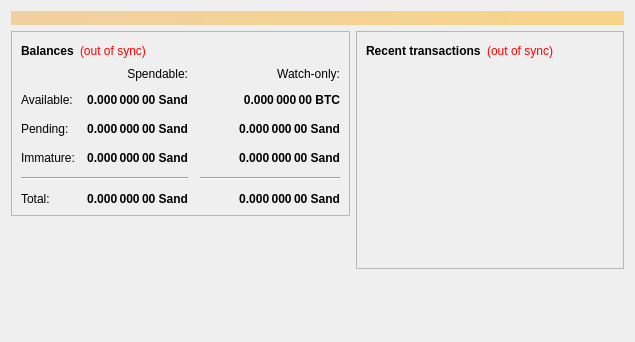
<?xml version="1.0" encoding="UTF-8"?>
<ui version="4.0">
 <class>OverviewPage</class>
 <widget class="QWidget" name="OverviewPage">
  <property name="geometry">
   <rect>
    <x>0</x>
    <y>0</y>
    <width>635</width>
    <height>342</height>
   </rect>
  </property>
  <property name="windowTitle">
   <string>Form</string>
  </property>
  <layout class="QVBoxLayout" name="topLayout">
   <item>
    <widget class="QLabel" name="labelAlerts">
     <property name="visible">
      <bool>false</bool>
     </property>
     <property name="styleSheet">
      <string notr="true">background-color: qlineargradient(x1: 0, y1: 0, x2: 1, y2: 0, stop:0 #F0D0A0, stop:1 #F8D488); color:#000000;</string>
     </property>
     <property name="wordWrap">
      <bool>true</bool>
     </property>
     <property name="margin">
      <number>3</number>
     </property>
    </widget>
   </item>
   <item>
    <layout class="QHBoxLayout" name="horizontalLayout" stretch="1,1">
     <item>
      <layout class="QVBoxLayout" name="verticalLayout_2">
       <item>
        <widget class="QFrame" name="frame">
         <property name="frameShape">
          <enum>QFrame::StyledPanel</enum>
         </property>
         <property name="frameShadow">
          <enum>QFrame::Raised</enum>
         </property>
         <layout class="QVBoxLayout" name="verticalLayout_4">
          <item>
           <layout class="QHBoxLayout" name="horizontalLayout_4">
            <item>
             <widget class="QLabel" name="label_5">
              <property name="font">
               <font>
                <weight>75</weight>
                <bold>true</bold>
               </font>
              </property>
              <property name="text">
               <string>Balances</string>
              </property>
             </widget>
            </item>
            <item>
             <widget class="QLabel" name="labelWalletStatus">
              <property name="cursor">
               <cursorShape>WhatsThisCursor</cursorShape>
              </property>
              <property name="toolTip">
               <string>The displayed information may be out of date. Your wallet automatically synchronizes with the Sanddollar network after a connection is established, but this process has not completed yet.</string>
              </property>
              <property name="styleSheet">
               <string notr="true">QLabel { color: red; }</string>
              </property>
              <property name="text">
               <string notr="true">(out of sync)</string>
              </property>
              <property name="alignment">
               <set>Qt::AlignLeading|Qt::AlignLeft|Qt::AlignVCenter</set>
              </property>
             </widget>
            </item>
            <item>
             <spacer name="horizontalSpacer_3">
              <property name="orientation">
               <enum>Qt::Horizontal</enum>
              </property>
              <property name="sizeHint" stdset="0">
               <size>
                <width>40</width>
                <height>20</height>
               </size>
              </property>
             </spacer>
            </item>
           </layout>
          </item>
          <item>
           <layout class="QGridLayout" name="gridLayout">
            <property name="spacing">
             <number>12</number>
            </property>
            <item row="2" column="2">
             <widget class="QLabel" name="labelWatchPending">
              <property name="font">
               <font>
                <weight>75</weight>
                <bold>true</bold>
               </font>
              </property>
              <property name="cursor">
               <cursorShape>IBeamCursor</cursorShape>
              </property>
              <property name="toolTip">
               <string>Unconfirmed transactions to watch-only addresses</string>
              </property>
              <property name="text">
               <string notr="true">0.000 000 00 Sand</string>
              </property>
              <property name="alignment">
               <set>Qt::AlignRight|Qt::AlignTrailing|Qt::AlignVCenter</set>
              </property>
              <property name="textInteractionFlags">
               <set>Qt::LinksAccessibleByMouse|Qt::TextSelectableByKeyboard|Qt::TextSelectableByMouse</set>
              </property>
             </widget>
            </item>
            <item row="2" column="1">
             <widget class="QLabel" name="labelUnconfirmed">
              <property name="font">
               <font>
                <weight>75</weight>
                <bold>true</bold>
               </font>
              </property>
              <property name="cursor">
               <cursorShape>IBeamCursor</cursorShape>
              </property>
              <property name="toolTip">
               <string>Total of transactions that have yet to be confirmed, and do not yet count toward the spendable balance</string>
              </property>
              <property name="text">
               <string notr="true">0.000 000 00 Sand</string>
              </property>
              <property name="alignment">
               <set>Qt::AlignRight|Qt::AlignTrailing|Qt::AlignVCenter</set>
              </property>
              <property name="textInteractionFlags">
               <set>Qt::LinksAccessibleByMouse|Qt::TextSelectableByKeyboard|Qt::TextSelectableByMouse</set>
              </property>
             </widget>
            </item>
            <item row="3" column="2">
             <widget class="QLabel" name="labelWatchImmature">
              <property name="font">
               <font>
                <weight>75</weight>
                <bold>true</bold>
               </font>
              </property>
              <property name="cursor">
               <cursorShape>IBeamCursor</cursorShape>
              </property>
              <property name="toolTip">
               <string>Mined balance in watch-only addresses that has not yet matured</string>
              </property>
              <property name="text">
               <string notr="true">0.000 000 00 Sand</string>
              </property>
              <property name="alignment">
               <set>Qt::AlignRight|Qt::AlignTrailing|Qt::AlignVCenter</set>
              </property>
              <property name="textInteractionFlags">
               <set>Qt::LinksAccessibleByMouse|Qt::TextSelectableByKeyboard|Qt::TextSelectableByMouse</set>
              </property>
             </widget>
            </item>
            <item row="4" column="0" colspan="2">
             <widget class="Line" name="line">
              <property name="orientation">
               <enum>Qt::Horizontal</enum>
              </property>
             </widget>
            </item>
            <item row="4" column="2">
             <widget class="Line" name="lineWatchBalance">
              <property name="sizePolicy">
               <sizepolicy hsizetype="Preferred" vsizetype="Fixed">
                <horstretch>0</horstretch>
                <verstretch>0</verstretch>
               </sizepolicy>
              </property>
              <property name="minimumSize">
               <size>
                <width>140</width>
                <height>0</height>
               </size>
              </property>
              <property name="orientation">
               <enum>Qt::Horizontal</enum>
              </property>
             </widget>
            </item>
            <item row="5" column="0">
             <widget class="QLabel" name="labelTotalText">
              <property name="text">
               <string>Total:</string>
              </property>
             </widget>
            </item>
            <item row="3" column="1">
             <widget class="QLabel" name="labelImmature">
              <property name="font">
               <font>
                <weight>75</weight>
                <bold>true</bold>
               </font>
              </property>
              <property name="cursor">
               <cursorShape>IBeamCursor</cursorShape>
              </property>
              <property name="toolTip">
               <string>Mined balance that has not yet matured</string>
              </property>
              <property name="text">
               <string notr="true">0.000 000 00 Sand</string>
              </property>
              <property name="alignment">
               <set>Qt::AlignRight|Qt::AlignTrailing|Qt::AlignVCenter</set>
              </property>
              <property name="textInteractionFlags">
               <set>Qt::LinksAccessibleByMouse|Qt::TextSelectableByKeyboard|Qt::TextSelectableByMouse</set>
              </property>
             </widget>
            </item>
            <item row="2" column="3">
             <spacer name="horizontalSpacer_2">
              <property name="orientation">
               <enum>Qt::Horizontal</enum>
              </property>
              <property name="sizeHint" stdset="0">
               <size>
                <width>40</width>
                <height>20</height>
               </size>
              </property>
             </spacer>
            </item>
            <item row="3" column="0">
             <widget class="QLabel" name="labelImmatureText">
              <property name="text">
               <string>Immature:</string>
              </property>
             </widget>
            </item>
            <item row="5" column="1">
             <widget class="QLabel" name="labelTotal">
              <property name="font">
               <font>
                <weight>75</weight>
                <bold>true</bold>
               </font>
              </property>
              <property name="cursor">
               <cursorShape>IBeamCursor</cursorShape>
              </property>
              <property name="toolTip">
               <string>Your current total balance</string>
              </property>
              <property name="text">
               <string notr="true">0.000 000 00 Sand</string>
              </property>
              <property name="alignment">
               <set>Qt::AlignRight|Qt::AlignTrailing|Qt::AlignVCenter</set>
              </property>
              <property name="textInteractionFlags">
               <set>Qt::LinksAccessibleByMouse|Qt::TextSelectableByKeyboard|Qt::TextSelectableByMouse</set>
              </property>
             </widget>
            </item>
            <item row="5" column="2">
             <widget class="QLabel" name="labelWatchTotal">
              <property name="font">
               <font>
                <weight>75</weight>
                <bold>true</bold>
               </font>
              </property>
              <property name="cursor">
               <cursorShape>IBeamCursor</cursorShape>
              </property>
              <property name="toolTip">
               <string>Current total balance in watch-only addresses</string>
              </property>
              <property name="text">
               <string notr="true">0.000 000 00 Sand</string>
              </property>
              <property name="alignment">
               <set>Qt::AlignRight|Qt::AlignTrailing|Qt::AlignVCenter</set>
              </property>
              <property name="textInteractionFlags">
               <set>Qt::LinksAccessibleByMouse|Qt::TextSelectableByKeyboard|Qt::TextSelectableByMouse</set>
              </property>
             </widget>
            </item>
            <item row="0" column="2">
             <widget class="QLabel" name="labelWatchonly">
              <property name="text">
               <string>Watch-only:</string>
              </property>
              <property name="alignment">
               <set>Qt::AlignRight|Qt::AlignTrailing|Qt::AlignVCenter</set>
              </property>
             </widget>
            </item>
            <item row="1" column="0">
             <widget class="QLabel" name="labelBalanceText">
              <property name="text">
               <string>Available:</string>
              </property>
             </widget>
            </item>
            <item row="1" column="1">
             <widget class="QLabel" name="labelBalance">
              <property name="font">
               <font>
                <weight>75</weight>
                <bold>true</bold>
               </font>
              </property>
              <property name="cursor">
               <cursorShape>IBeamCursor</cursorShape>
              </property>
              <property name="toolTip">
               <string>Your current spendable balance</string>
              </property>
              <property name="text">
               <string notr="true">0.000 000 00 Sand</string>
              </property>
              <property name="alignment">
               <set>Qt::AlignRight|Qt::AlignTrailing|Qt::AlignVCenter</set>
              </property>
              <property name="textInteractionFlags">
               <set>Qt::LinksAccessibleByMouse|Qt::TextSelectableByKeyboard|Qt::TextSelectableByMouse</set>
              </property>
             </widget>
            </item>
            <item row="1" column="2">
             <widget class="QLabel" name="labelWatchAvailable">
              <property name="font">
               <font>
                <weight>75</weight>
                <bold>true</bold>
               </font>
              </property>
              <property name="cursor">
               <cursorShape>IBeamCursor</cursorShape>
              </property>
              <property name="toolTip">
               <string>Your current balance in watch-only addresses</string>
              </property>
              <property name="text">
               <string notr="true">0.000 000 00 BTC</string>
              </property>
              <property name="alignment">
               <set>Qt::AlignRight|Qt::AlignTrailing|Qt::AlignVCenter</set>
              </property>
              <property name="textInteractionFlags">
               <set>Qt::LinksAccessibleByMouse|Qt::TextSelectableByKeyboard|Qt::TextSelectableByMouse</set>
              </property>
             </widget>
            </item>
            <item row="2" column="0">
             <widget class="QLabel" name="labelPendingText">
              <property name="text">
               <string>Pending:</string>
              </property>
             </widget>
            </item>
            <item row="0" column="1">
             <widget class="QLabel" name="labelSpendable">
              <property name="text">
               <string>Spendable:</string>
              </property>
              <property name="alignment">
               <set>Qt::AlignRight|Qt::AlignTrailing|Qt::AlignVCenter</set>
              </property>
             </widget>
            </item>
           </layout>
          </item>
         </layout>
        </widget>
       </item>
       <item>
        <spacer name="verticalSpacer">
         <property name="orientation">
          <enum>Qt::Vertical</enum>
         </property>
         <property name="sizeHint" stdset="0">
          <size>
           <width>20</width>
           <height>40</height>
          </size>
         </property>
        </spacer>
       </item>
      </layout>
     </item>
     <item>
      <layout class="QVBoxLayout" name="verticalLayout_3">
       <item>
        <widget class="QFrame" name="frame_2">
         <property name="frameShape">
          <enum>QFrame::StyledPanel</enum>
         </property>
         <property name="frameShadow">
          <enum>QFrame::Raised</enum>
         </property>
         <layout class="QVBoxLayout" name="verticalLayout">
          <item>
           <layout class="QHBoxLayout" name="horizontalLayout_2">
            <item>
             <widget class="QLabel" name="label_4">
              <property name="font">
               <font>
                <weight>75</weight>
                <bold>true</bold>
               </font>
              </property>
              <property name="text">
               <string>Recent transactions</string>
              </property>
             </widget>
            </item>
            <item>
             <widget class="QLabel" name="labelTransactionsStatus">
              <property name="cursor">
               <cursorShape>WhatsThisCursor</cursorShape>
              </property>
              <property name="toolTip">
               <string>The displayed information may be out of date. Your wallet automatically synchronizes with the Sanddollar network after a connection is established, but this process has not completed yet.</string>
              </property>
              <property name="styleSheet">
               <string notr="true">QLabel { color: red; }</string>
              </property>
              <property name="text">
               <string notr="true">(out of sync)</string>
              </property>
              <property name="alignment">
               <set>Qt::AlignRight|Qt::AlignTrailing|Qt::AlignVCenter</set>
              </property>
             </widget>
            </item>
            <item>
             <spacer name="horizontalSpacer">
              <property name="orientation">
               <enum>Qt::Horizontal</enum>
              </property>
              <property name="sizeHint" stdset="0">
               <size>
                <width>40</width>
                <height>20</height>
               </size>
              </property>
             </spacer>
            </item>
           </layout>
          </item>
          <item>
           <widget class="QListView" name="listTransactions">
            <property name="styleSheet">
             <string notr="true">QListView { background: transparent; }</string>
            </property>
            <property name="frameShape">
             <enum>QFrame::NoFrame</enum>
            </property>
            <property name="verticalScrollBarPolicy">
             <enum>Qt::ScrollBarAlwaysOff</enum>
            </property>
            <property name="horizontalScrollBarPolicy">
             <enum>Qt::ScrollBarAlwaysOff</enum>
            </property>
            <property name="selectionMode">
             <enum>QAbstractItemView::NoSelection</enum>
            </property>
           </widget>
          </item>
         </layout>
        </widget>
       </item>
       <item>
        <spacer name="verticalSpacer_2">
         <property name="orientation">
          <enum>Qt::Vertical</enum>
         </property>
         <property name="sizeHint" stdset="0">
          <size>
           <width>20</width>
           <height>40</height>
          </size>
         </property>
        </spacer>
       </item>
      </layout>
     </item>
    </layout>
   </item>
  </layout>
 </widget>
 <resources/>
 <connections/>
</ui>
